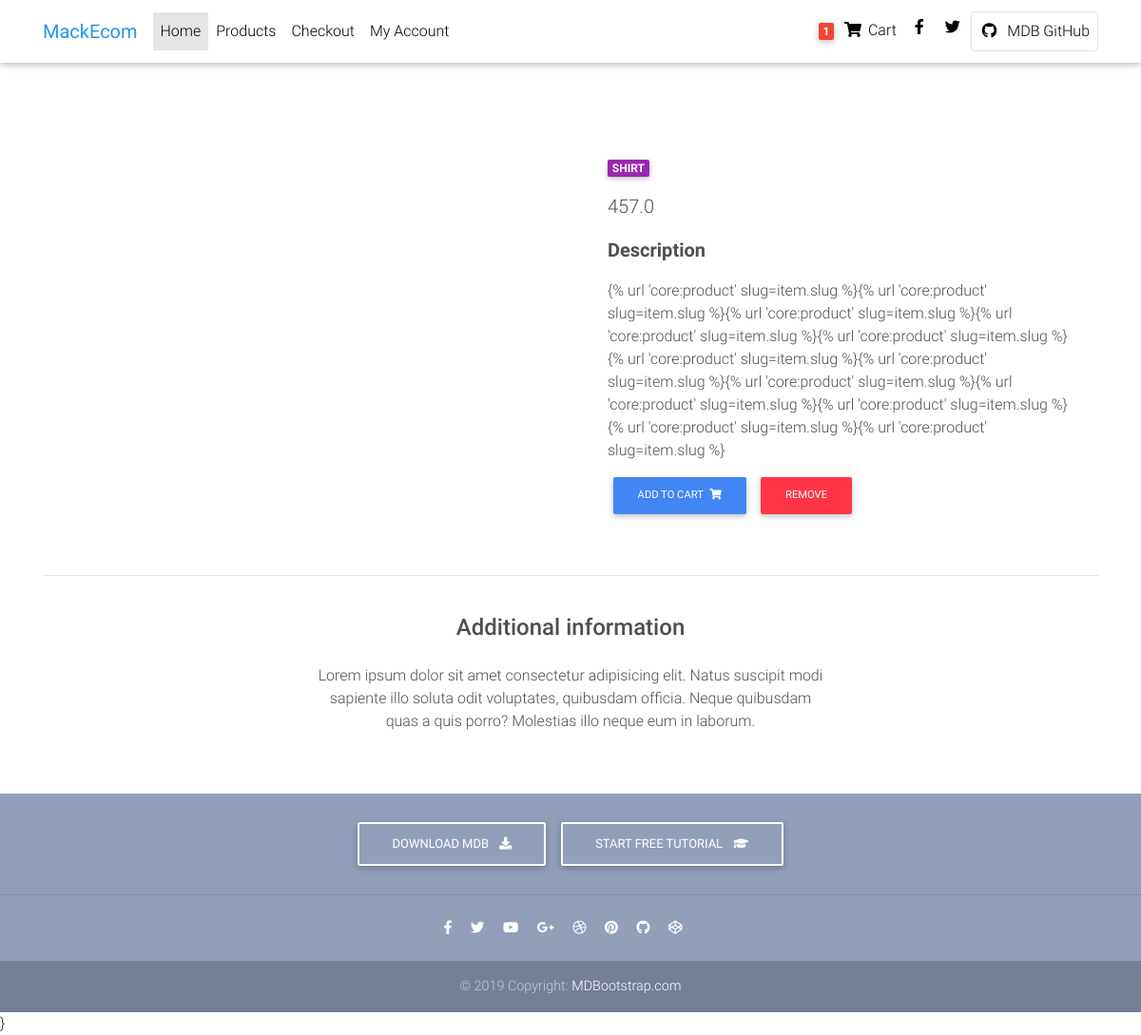
The page /product/blshseco/ on the database its author committed.
### core/models.py (models this page shows, shortened)
class Item(models.Model):
    title = models.CharField(max_length=100)
    discounted_price = models.FloatField(blank=True, null=True)
    price = models.FloatField()
    slug = models.SlugField(blank=True, null=True)
    description = models.TextField(max_length=500, blank=True, null=True)
    category = models.CharField(choices=CATEGORY_CHOICES, max_length=2)
    label = models.CharField(choices=LABEL_COLOUR_CHOICES, max_length=2)
    def get_add_to_cart_url(self):
        return reverse("core:add_product", kwargs={"slug": self.slug})

### core/views.py (the view)
# urls.py: path('product/<slug>/', views.ProductDetailView.as_view(), name='product'),
class ProductDetailView(DetailView):
    model = Item
    template_name = 'product-page.html'

### templates/product-page.html (shortened to what this page needs)
{% extends 'base.html' %}
{% block content %}
  <main class="mt-5 pt-4">
    <div class="container dark-grey-text mt-5">
      <div class="row wow fadeIn">
        <div class="col-md-6 mb-4">
        </div>
        <div class="col-md-6 mb-4">
          <div class="p-4">
            <div class="mb-3">
              <a href="">
                <span class="badge purple mr-1">{{ object.get_category_display }}</span>
              </a>
            </div>
            <p class="lead">
              {% if object.discounted_price %}
                  <span class="mr-1"><del>{{ object.price }}</del></span>
                    <span>{{ object.discounted_price }}</span>
               {% else %}
                     <span>{{ object.price }}</span>
              {% endif %}
            </p>
            <p class="lead font-weight-bold">Description</p>
            <p>{{ object.description }}</p>
                <a class="btn btn-primary btn-md my-0 p"
                    href="{{ object.get_add_to_cart_url }}">Add to cart
                 <i class="fas fa-shopping-cart ml-1"></i>
                </a>
                <a class="btn btn-danger btn-md my-0 p"
                    href="{% url 'core:remove_from_cart' slug=object.slug%}">Remove
              </a>
          </div>
        </div>
      </div>
      <hr>
      <div class="row d-flex justify-content-center wow fadeIn">
        <div class="col-md-6 text-center">
          <h4 class="my-4 h4">Additional information</h4>
          <p>Lorem ipsum dolor sit amet consectetur adipisicing elit. Natus suscipit modi sapiente illo soluta odit
            voluptates,
            quibusdam officia. Neque quibusdam quas a quis porro? Molestias illo neque eum in laborum.</p>
        </div>
      </div>
      <div class="row wow fadeIn">
      </div>
    </div>
  </main>
 {% endblock %}

### templates/base.html (shortened to what this page needs)
{% load static %}
{<!DOCTYPE html>
<html lang="en">
<head>
  <link rel="stylesheet" href="https://use.fontawesome.com/releases/v5.11.2/css/all.css">
  <link rel="stylesheet" href="{% static 'MackEcom/css/bootstrap.min.css' %}">
  <link rel="stylesheet" href="{% static 'MackEcom/css/mdb.min.css' %}">
  <link rel="stylesheet" href="{% static 'MackEcom/css/style.min.css' %}">
</head>
<body>
  <nav class="navbar fixed-top navbar-expand-lg navbar-light white scrolling-navbar">
    <div class="container">
      <a class="navbar-brand waves-effect" href="{% url 'core:home' %}" target="_blank">
        <strong class="blue-text">MackEcom</strong>
      </a>
      <div class="collapse navbar-collapse" id="navbarSupportedContent">
        <ul class="navbar-nav mr-auto">
          <li class="nav-item active">
            <a class="nav-link waves-effect" href="{% url 'core:home' %}">
              <span class="sr-only">(current)</span>Home
            </a>
          </li>
          <li class="nav-item">
            <a class="nav-link waves-effect" href="#" target="_blank">Products</a>
          </li>
          <li class="nav-item">
            <a class="nav-link waves-effect" href="{% url 'core:checkout' %}"
              target="_blank">Checkout</a>
          </li>
          <li class="nav-item">
            <a class="nav-link waves-effect" href="https://mdbootstrap.com/education/bootstrap/" target="_blank">
                My Account</a>
          </li>
        </ul>
        <ul class="navbar-nav nav-flex-icons">
          <li class="nav-item">
            <a class="nav-link waves-effect" href="{% url 'core:checkout' %}">
              <span class="badge red z-depth-1 mr-1"> 1 </span>
              <i class="fas fa-shopping-cart"></i>
              <span class="clearfix d-none d-sm-inline-block"> Cart </span>
            </a>
          </li>
          <li class="nav-item">
            <a href="https://www.facebook.com/mdbootstrap" class="nav-link waves-effect" target="_blank">
              <i class="fab fa-facebook-f"></i>
            </a>
          </li>
          <li class="nav-item">
            <a href="https://twitter.com/MDBootstrap" class="nav-link waves-effect" target="_blank">
              <i class="fab fa-twitter"></i>
            </a>
          </li>
          <li class="nav-item">
            <a href="https://github.com/mdbootstrap/bootstrap-material-design" class="nav-link border border-light rounded waves-effect"
              target="_blank">
              <i class="fab fa-github mr-2"></i>MDB GitHub
            </a>
          </li>
        </ul>
      </div>
    </div>
  </nav>
    {% block content  %}
    {% endblock content %}
  <footer class="page-footer text-center font-small mt-4 wow fadeIn">
    <div class="pt-4">
      <a class="btn btn-outline-white" href="https://mdbootstrap.com/docs/jquery/getting-started/download/" target="_blank"
        role="button">Download MDB
        <i class="fas fa-download ml-2"></i>
      </a>
      <a class="btn btn-outline-white" href="https://mdbootstrap.com/education/bootstrap/" target="_blank" role="button">Start
        free tutorial
        <i class="fas fa-graduation-cap ml-2"></i>
      </a>
    </div>
    <hr class="my-4">
    <div class="pb-4">
      <a href="https://www.facebook.com/mdbootstrap" target="_blank">
        <i class="fab fa-facebook-f mr-3"></i>
      </a>
      <a href="https://twitter.com/MDBootstrap" target="_blank">
        <i class="fab fa-twitter mr-3"></i>
      </a>
      <a href="https://www.youtube.com/watch?v=7MUISDJ5ZZ4" target="_blank">
        <i class="fab fa-youtube mr-3"></i>
      </a>
      <a href="https://plus.google.com/u/0/b/107863090883699620484" target="_blank">
        <i class="fab fa-google-plus-g mr-3"></i>
      </a>
      <a href="https://dribbble.com/mdbootstrap" target="_blank">
        <i class="fab fa-dribbble mr-3"></i>
      </a>
      <a href="https://pinterest.com/mdbootstrap" target="_blank">
        <i class="fab fa-pinterest mr-3"></i>
      </a>
      <a href="https://github.com/mdbootstrap/bootstrap-material-design" target="_blank">
        <i class="fab fa-github mr-3"></i>
      </a>
      <a href="http://codepen.io/mdbootstrap/" target="_blank">
        <i class="fab fa-codepen mr-3"></i>
      </a>
    </div>
    <div class="footer-copyright py-3">
      © 2019 Copyright:
      <a href="https://mdbootstrap.com/education/bootstrap/" target="_blank"> MDBootstrap.com </a>
    </div>
  </footer>
</body>
</html>}

### templates/base.html (style rules this page uses)
html, body, header, .carousel { height: 60vh; }

### rows shown on the page
Item: category "SHIRT", price "457.0", description "{% url 'core:product' slug=item.slug %}{% url 'core:product' slug=item.slug %}{% url 'core:product' slug=item.slug %}{% url 'core:product' slug=item.slug %}{% url 'core:product' slug=item.slug %}{% url 'core:product' slug=item.slug %}{% url 'core:product' slug=item.slug %}{% url 'core:product' slug=item.slug %}{% url 'core:product' slug=item.slug %}{% url 'core:product' slug=item.slug %}{% url 'core:product' slug=item.slug %}{% url 'core:product' slug=item.slug %}"
